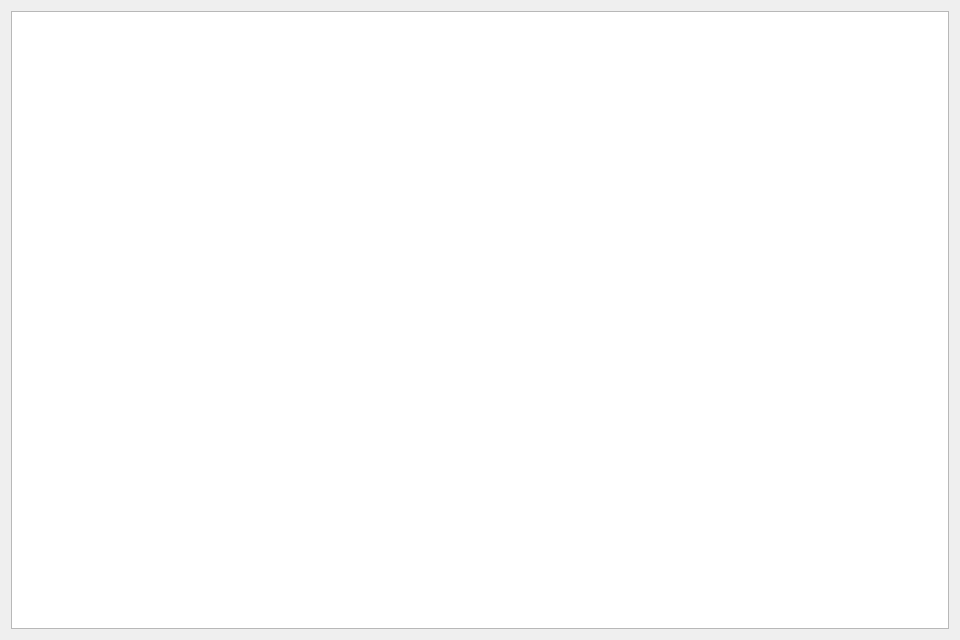
<?xml version="1.0" encoding="UTF-8"?>
<ui version="4.0">
 <class>MarkdownViewerDialog</class>
 <widget class="QDialog" name="MarkdownViewerDialog">
  <property name="geometry">
   <rect>
    <x>0</x>
    <y>0</y>
    <width>960</width>
    <height>640</height>
   </rect>
  </property>
  <property name="minimumSize">
   <size>
    <width>500</width>
    <height>500</height>
   </size>
  </property>
  <property name="windowTitle">
   <string>Dialog</string>
  </property>
  <layout class="QVBoxLayout" name="verticalLayout">
   <item>
    <widget class="QTextBrowser" name="textBrowser">
     <property name="autoFormatting">
      <set>QTextEdit::AutoFormattingFlag::AutoNone</set>
     </property>
     <property name="markdown">
      <string/>
     </property>
    </widget>
   </item>
  </layout>
 </widget>
 <resources/>
 <connections/>
</ui>
